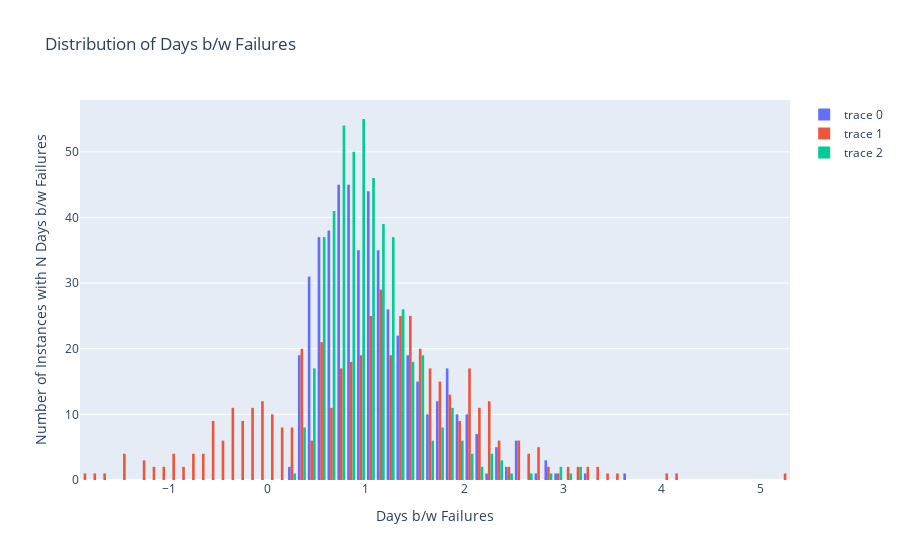

The notebook cell this image was saved under:
### Code cell
# estimate parameters for gaussian
lognormal_mean = 0
lognormal_sigma = 0.4

lognormal_samples = np.random.lognormal(
    mean=lognormal_mean,
    sigma=lognormal_sigma,
    size=n_points,
)

fig = visualize(
    lognormal_samples,
    fig=fig,
    fig_title="Distribution of Days b/w Failures",
    x_title="Days b/w Failures",
    y_title="Number of Instances with N Days b/w Failures",
)
fig.show()

### Figure 1 — Plotly figure (JSON) as saved in the notebook; plotly's stock layout.template omitted (floating-point values rounded to 4 significant figures; data arrays with more than 128 entries replaced by an {"elided": "..."} marker saying what was removed)
{"data": [{"type": "histogram", "x": {"elided": "500 float values"}}, {"type": "histogram", "x": {"elided": "500 float values"}}, {"type": "histogram", "x": {"elided": "500 float values"}}], "layout": {"title": {"text": "Distribution of Days b/w Failures"}, "xaxis": {"title": {"text": "Days b/w Failures"}}, "yaxis": {"title": {"text": "Number of Instances with N Days b/w Failures"}}}}
